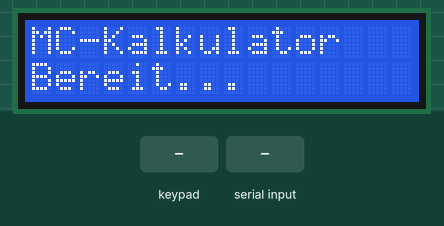
The sketch below on a simulated Arduino Uno, built with avr-gcc and run on an emulated ATmega328P. Parts: 16×2 character LCD. The inputs (shaded band) are chosen by the test bench. What the sketch prints to the serial monitor is not drawn.

Above: at 1.2 s.
1.3 s: keypad keys 1 2 A pressed 0.4 s apart
At 3.1 s:
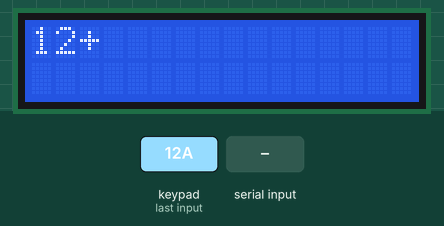
4.0 s: "90/45\n" received over Serial
At 4.5 s:
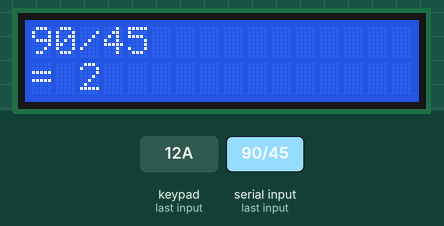
5.5 s: key 'C' pressed
At 6.7 s:
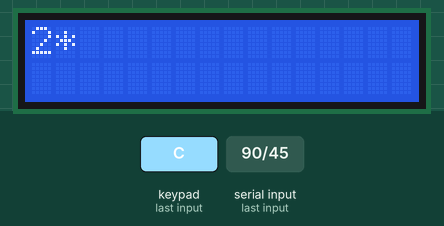
7.0 s: keypad keys 1 2 # pressed 0.4 s apart
At 8.7 s:
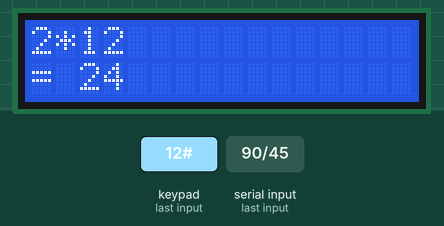
9.7 s: key 'D' pressed
At 10.1 s:
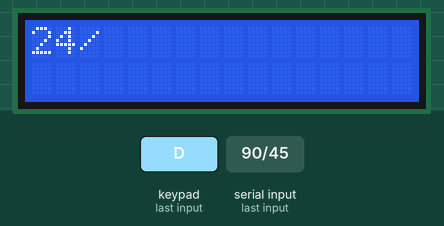
11.2 s: key '*' pressed
At 12.2 s:
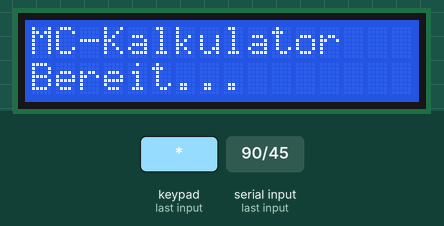
Timing chart, 0 to 13.7 s (numbered marks = the images above; inputs shaded):
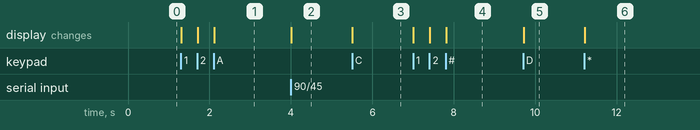

Measured:
- after the input at 1.3 s, the display: first changes at once (image 1 shows a later state)
- after the input at 4.0 s, the display: changes at once (image 2)
- after the input at 5.5 s, the display: changes at once (image 3)
- after the input at 7.0 s, the display: first changes at once (image 4 shows a later state)
- after the input at 9.7 s, the display: changes at once (image 5)
- after the input at 11.2 s, the display: changes at once (image 6)

The sketch:

Arduino_Kalkulator.ino
```cpp
/************************************************************
 * Projekt :   Mikrocontroller-Kalkulator
 * Kurs    :   Programmierung mit C/C++ (DLBROEPRS01_D)
 * Autor   :   Maximilian H.
 ************************************************************/

#include <LiquidCrystal.h>                                      // LCD-Bibliothek
#include <Keypad.h>                                             // Keypad-Bibliothek

/* ===================== Hardware-Pins ===================== */

LiquidCrystal lcd(7, 6, 5, 4, 3, 2);                            // LCD (RS=7,E=6,D4..D7=5..2)

const byte p1=22, p2=23, p3=24, p4=25;                          // Flachband P1..P4
const byte p5=26, p6=27, p7=28, p8=29;                          // Flachband P5..P8

byte zeilenPins[4]  = { p8, p7, p6, p5 };                       // korrigierte Keypad-Zeilen
byte spaltenPins[4] = { p4, p3, p2, p1 };                       // korrigierte Keypad-Spalten

char tastenFeld[4][4] = {                                       // Standard-Layout
  {'1','2','3','A'},                                            // A = +
  {'4','5','6','B'},                                            // B = -
  {'7','8','9','C'},                                            // C = *
  {'*','0','#','D'}                                             // * = Clear, # = "=", D = /
};

Keypad tastenfeld = Keypad(makeKeymap(tastenFeld), zeilenPins, spaltenPins, 4, 4);

/* ===================== Zustand & Daten ==================== */

enum Zustand { ERSTE, OPERATOR, ZWEITE, FERTIG };                                   // Zustandsautomat
Zustand zustand = ERSTE;                                                            // Startzustand

String ersteZahl   = "";                                                            // erster Operand
String zweiteZahl  = "";                                                            // zweiter Operand
char   opZeichen   = 0;                                                             // Operator

String lcdOben     = "";                                                            // LCD-Zeile 1 Cache
String lcdUnten    = "";                                                            // LCD-Zeile 2 Cache

String letztesErgebnisSerial = "";                                                  // gemerktes Ergebnis für Weiterrechnen

/* ======================= Hilfsfunktionen ================== */

bool istZiffer(char c) { return c >= '0' && c <= '9'; }                             // prüft auf Ziffer

bool tasteZuOp(char k, char& op) {                                                  // Keypad → Operator
  if (k=='A') op='+'; else if (k=='B') op='-';
  else if (k=='C') op='*'; else if (k=='D') op='/';
  else return false;
  return true;
}

String trimNks(const String& s, char dez) {                                         // Nachkommastellen kürzen
  String t = s;
  while (t.endsWith("0")) t.remove(t.length()-1);
  if (t.endsWith(String(dez))) t.remove(t.length()-1);
  return t;
}

String formatiereSerial(float v) {                                                  // Ausgabe für Serial (Punkt)
  char buf[26]; dtostrf((double)v, 0, 3, buf);
  String s(buf); s.trim();
  return trimNks(s, '.');
}

String formatiereLCD(float v) {                                                     // Ausgabe für LCD (Komma)
  String s = formatiereSerial(v);
  s.replace('.', ',');
  return (s.length() <= 16) ? s : s.substring(0,16);
}

void lcdZeige(const String& oben, const String& unten="") {                         // LCD-Ausgabe (nur bei Änderung)
  String o = (oben.length()  <= 16) ? oben  : oben.substring(0,16);
  String u = (unten.length() <= 16) ? unten : unten.substring(0,16);
  if (o==lcdOben && u==lcdUnten) return;
  lcdOben=o; lcdUnten=u;
  lcd.clear();
  lcd.setCursor(0,0); lcd.print(o);
  lcd.setCursor(0,1); lcd.print(u);
}

void lcdStart() {                                                                   // Startbildschirm
  lcd.clear();                                                                      // Anzeige löschen
  lcd.setCursor(0, 0);  lcd.print("MC-Kalkulator");                                 // Zeile 1
  lcd.setCursor(0, 1);  lcd.print("Bereit...");                                     // Zeile 2
}

void lcdZeigeAusdruck() {                                                           // zeigt aktuellen Ausdruck
  String z = ersteZahl; if (opZeichen) z += opZeichen; z += zweiteZahl;
  lcdZeige(z, "");
}

/* ========================= Rechnen ======================== */

bool rechne(float& erg) {                                                           // Berechnung mit Fehlerkontrolle (true = OK, false = Fehler)
  if (!ersteZahl.length() || !zweiteZahl.length() || !opZeichen) return false;
  float a = ersteZahl.toFloat(), b = zweiteZahl.toFloat();
  switch (opZeichen) {
    case '+': erg = a + b; return true;                                             // Addition
    case '-': erg = a - b; return true;                                             // Subtraktion
    case '*': erg = a * b; return true;                                             // Multiplikation
    case '/': if (b==0.0f) return false; erg = a / b; return true;                  // Division
  }
  return false;
}

void zeigeErgebnisOderFehler(bool ok, float wert, const String& expr) {             // Ergebnis/Fehler auf LCD + Serial ausgeben
  if (!ok) {                                                                        // Fehlerfall
    if (opZeichen == '/' && zweiteZahl == "0") {                                    // DIV/0 erkannt
      lcdZeige(expr, "= DIV0");
      Serial.println("DIV0");
    } else {
      lcdZeige(expr, "= ERR");
      Serial.println("ERR");
    }
    letztesErgebnisSerial = "";                                                     // Weiterrechnen deaktivieren
    return;
  }
  String sLCD = formatiereLCD(wert);                                                // LCD-Ausgabe: Komma als Trennzeichen, auf 16 Zeichen begrenzen
  String sSER = formatiereSerial(wert);                                             // Serielle Ausgabe: Dezimalpunkt, überflüssige Nullen entfernen
  lcdZeige(expr, String("= ") + sLCD);                                              // Ausdruck + Ergebnis aufs LCD
  Serial.println(sSER);                                                             // Ergebnis an PC zurück
  letztesErgebnisSerial = sSER;                                                     // für Weiterrechnen merken
}

/* ========================== Reset ========================= */

void allesLoeschen() {                                                              // kompletter Reset
  ersteZahl=""; zweiteZahl=""; opZeichen=0;
  zustand = ERSTE;
  lcdStart();
}

/* ===================== Keypad-Eingabe ===================== */

void zifferHinzu(char k) {                                                          // Ziffer verarbeiten
  if (zustand==FERTIG) allesLoeschen();
  if (zustand==OPERATOR) zustand = ZWEITE;
  String& ziel = (zustand==ERSTE ? ersteZahl : zweiteZahl);
  if (ziel.length() < 10) { ziel += k; lcdZeigeAusdruck(); }
}

void verarbeiteTaste(char k) {                                                      // Tastenlogik
  if (!k) return;
  if (k=='*') { allesLoeschen(); return; }                                          // Clear
  if (k=='#') {                                                                     // "="
    if (zustand==ZWEITE && ersteZahl.length() && zweiteZahl.length() && opZeichen) {
      float r=0; String expr = ersteZahl + String(opZeichen) + zweiteZahl;
      bool ok = rechne(r);
      zeigeErgebnisOderFehler(ok, r, expr);
      zustand = FERTIG;                                                             // Ergebniszustand
    }
    return;
  }
  if (istZiffer(k)) { zifferHinzu(k); return; }                                     // Ziffer
  char op=0;
  if (tasteZuOp(k, op)) {                                                           // Operator
    if (zustand==FERTIG && letztesErgebnisSerial.length()) {                        // Weiterrechnen möglich
      ersteZahl = letztesErgebnisSerial;
      zweiteZahl = ""; opZeichen = op; zustand = OPERATOR;
      lcdZeigeAusdruck(); return;
    }
    if (zustand==ERSTE && ersteZahl.length()) {                                     // Operator nach 1. Zahl
      opZeichen = op; zustand = OPERATOR; lcdZeigeAusdruck(); return;
    }
    if (zustand==OPERATOR) {
      opZeichen = op; lcdZeigeAusdruck(); return;                                   // Umschalten vor 2. Zahl
    }
  }
}

/* ==================== Serielle Eingabe ==================== */

void verarbeiteSeriell(const String& zeile) {
  String s = zeile; s.trim(); if (!s.length()) return;
  String t=""; for (unsigned i=0;i<s.length();++i) { char c=s[i]; if (c!=' '&&c!='\t'&&c!='\r') t+=c; }
  int pos=-1; char op=0;
  for (unsigned i=0;i<t.length();++i) { char c=t[i]; if (c=='+'||c=='-'||c=='*'||c=='/'){ pos=i; op=c; break; } }
  if (pos<=0 || pos >= (int)t.length()-1) { Serial.println("ERR"); return; }
  String A=t.substring(0,pos), B=t.substring(pos+1);
  for (unsigned i=0;i<A.length();++i) if (!istZiffer(A[i])) { Serial.println("ERR"); return; }
  for (unsigned i=0;i<B.length();++i) if (!istZiffer(B[i])) { Serial.println("ERR"); return; }
  ersteZahl=A; zweiteZahl=B; opZeichen=op; zustand=ZWEITE;
  float r=0; bool ok = rechne(r);
  zeigeErgebnisOderFehler(ok, r, A+String(op)+B);
  zustand=FERTIG;
}

/* ======================= Setup / Loop ===================== */

void setup() {
  Serial.begin(9600);
  lcd.begin(16,2);                                                                 // LCD initialisieren
  lcdStart();                                                                      // Startbildschirm
}

void loop() {
  if (char t = tastenfeld.getKey()) verarbeiteTaste(t);                            // Keypad abfragen
  if (Serial.available()) {
    String zeile = Serial.readStringUntil('\n');
    verarbeiteSeriell(zeile);
  }
}
```
